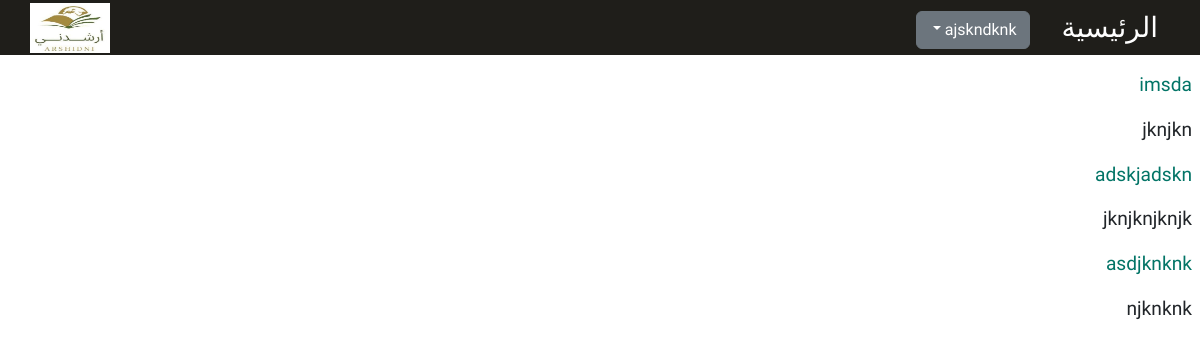
Page /Qn.php (signed in) on the committed database.
### tables this page shows
CREATE TABLE `questions` (
  `id` int(11) NOT NULL,
  `question` text NOT NULL,
  `answer` text NOT NULL
);

### admin/lib.php (called while the page is built, shortened)
<?php
function Showquestions(){
    $co = mysqli_connect("localhost","root","","system");
    $qu = "SELECT * FROM `questions`";
    $q = mysqli_query($co,$qu);
    $questions=[];
    while($res = mysqli_fetch_assoc($q)){
        $questions[]=$res;
    }
    return $questions;
}

### Qn.php (the view, shortened to what this page needs)
<?php
require_once("admin/lib.php");
$questions = Showquestions();
?>
<!DOCTYPE html>
<html dir="rtl" lang="ar">
<head>
    <link rel="stylesheet" href="assets/css/index.css" />
    <link href="https://cdn.jsdelivr.net/npm/bootstrap@5.2.1/dist/css/bootstrap.min.css" rel="stylesheet" />
</head>
<body>
<nav>
        <div class="nav container">
            <div class="items mt-3">
                <a href="home.php">
                    <h3>الرئيسية</h3>
                </a>
                <div class="dropdown">
                    <button class="btn btn-secondary dropdown-toggle" type="button" data-bs-toggle="dropdown" aria-expanded="false">
                            <?= $_SESSION["student"]["name"]?>
                        </button>
                    </div>
            </div>
            <div class="logo py-2">
                <a href="home.php"><img src="./assets/imgs/logo.jpeg" style="height: 50px;" alt="" /></a>
            </div>
        </div>
    </nav>
    <div class="commonqs">
    <?php foreach($questions as $question): ?>
        <section>
            <p><?=  $question["answer"] ?></p>
            <p>
            <p><?=  $question["question"] ?></p>
            </p>
        </section>
    <?php endforeach; ?>
    </div>
</body>
</html>

### assets/css/index.css (style rules this page uses)
:root { --primaryColor: #d3a930; --secondColor: #027466; --mainWhite: #fff; --offWhite: #f8f9fc; --mainBlack: #1f1e1a; --gray: #e9ecef; }
* { margin: 0; padding: 0; box-sizing: border-box; }
a { color: unset !important; text-decoration: none !important; }
body { font-family: "Tajawal", sans-serif !important; font-size: 1rem; line-height: 1.4; background: var(--offWhite); }
nav { display: flex; background: var(--mainBlack); color: var(--mainWhite); height: 55px; align-items: center; padding: 0 1rem; }
.nav { display: flex; justify-content: space-between; }
.nav> :first-child { display: flex; gap: 2rem; }
.logo { width: 80px; }
.logo img { width: 100%; }
.commonqs { padding: 1rem .5rem; }
.commonqs section p { font-size: larger; }
.commonqs section>:first-child { color: var(--secondColor); }

### rows in the picture
questions: answer "imsda", question "jknjkn"
questions: answer "adskjadskn", question "jknjknjknjk"
questions: answer "asdjknknk", question "njknknk"

### other values in the picture
$_SESSION["student"]["name"] "ajskndknk"
